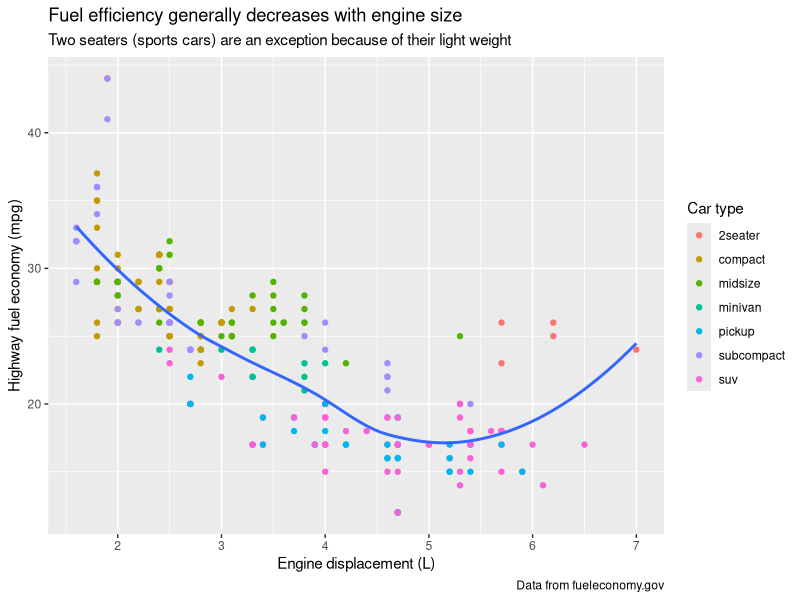
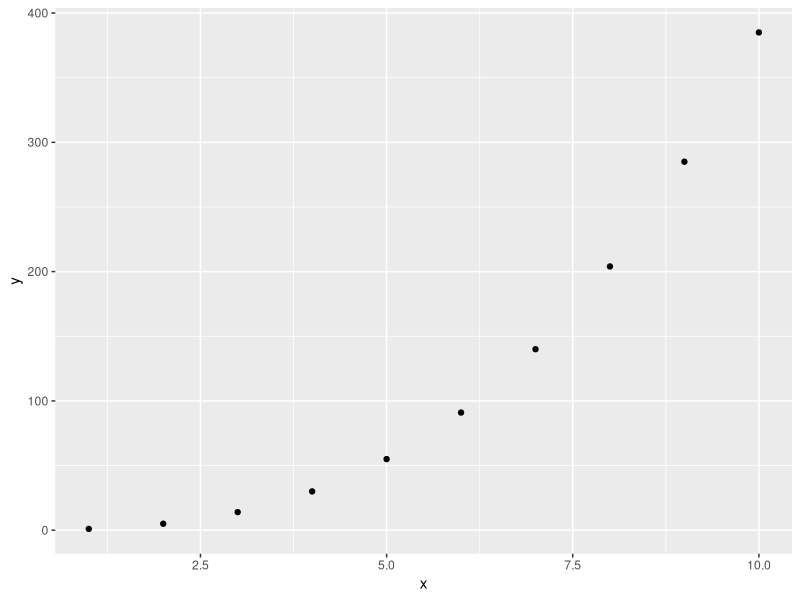
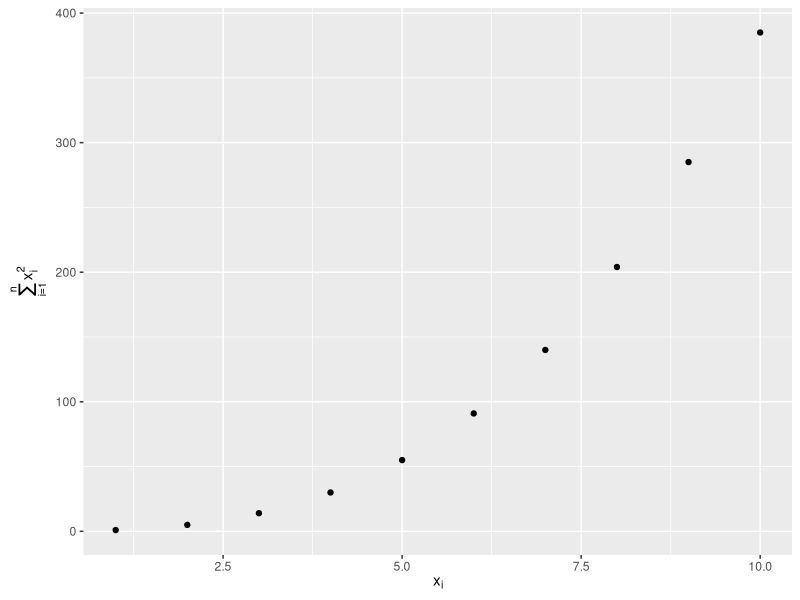
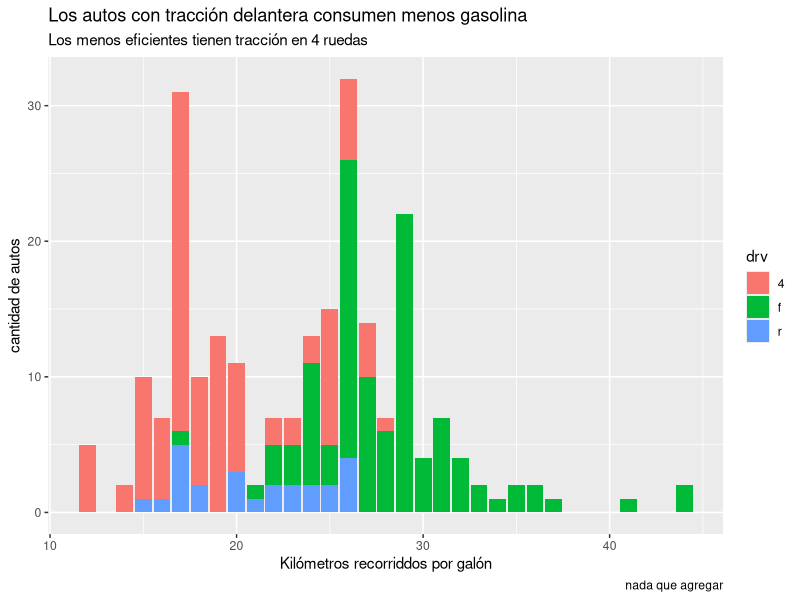
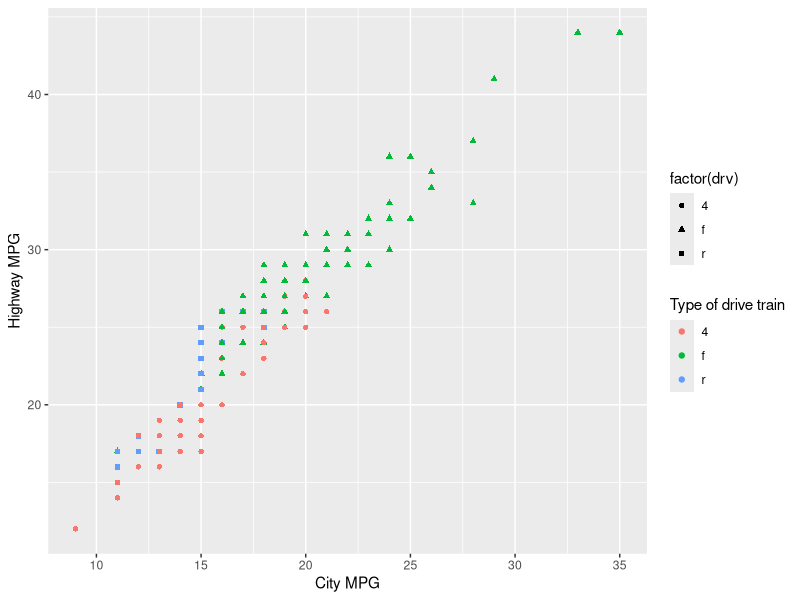

The R source for these figures, in order: (Note: this script raises an error after producing the figures.)
#####################################
###                               ###
###         Capítulo 11           ###
###        Comunicación           ###
###                               ###
#####################################

library(tidyverse)
library(scales)
library(ggrepel)
library(patchwork)

ggplot(mpg, aes(x = displ, y = hwy)) +
  geom_point(aes(color = class)) +
  geom_smooth(se = FALSE) +
  labs(
    x = "Engine displacement (L)",
    y = "Highway fuel economy (mpg)",
    color = "Car type",
    title = "Fuel efficiency generally decreases with engine size",
    subtitle = "Two seaters (sports cars) are an exception because of their light weight",
    caption = "Data from fueleconomy.gov"
  )

df <- tibble(
  x = 1:10,
  y = cumsum(x^2)
)
ggplot(df, aes(x, y)) +
  geom_point()
# Cambiar las cadenas de texto a ecuaciones matemáticas con la función
# quote()
ggplot(df, aes(x, y)) +
  geom_point() +
  labs(
    x = quote(x[i]),
    y = quote(sum(x[i] ^ 2, i == 1, n))
  )

########################
###
### 11.2.1 Ejercicios
###
########################

# 1. Create one plot on the fuel economy data with customized title, 
# subtitle, caption, x, y, and color labels.

ggplot(mpg, aes(x = hwy, fill = drv)) +
  geom_bar() +
  labs(
    title = "Los autos con tracción delantera consumen menos gasolina",
    subtitle = "Los menos eficientes tienen tracción en 4 ruedas",
    x = "Kilómetros recorriddos por galón",
    y = "cantidad de autos",
    color = "tipo de tracción",
    caption = "nada que agregar"
  )

# 2. Recree el siguiente gráfico con los datos de consumo de 
# combustible. Tenga en cuenta que tanto el color como la forma de 
# los puntos varían según el tipo de transmisión.
ggplot(mpg, aes(x = cty, y = hwy, shape = factor(drv))) +
  geom_point(aes(color = drv)) +
  labs(
    x = "City MPG",
    y = "Highway MPG",
    color = "Type of drive train"
  )

# 3. Tome un gráfico exploratorio que haya creado en el último mes 
# y agréguele títulos informativos para que sea más fácil de 
# entender para otros.
ggplot(smaller, aes(x = carat, y = price)) +
  geom_boxplot(aes(group = cut_width(carat, 0.1))) +
  labs(
    title = "Los diamantes de mayor peso cuestan más",
    subtitle = "Aunque hay variaciones",
    x = "peso",
    y = " precio"
  )

# Crea una tabla con los mayores motores en cada tipo de tracción
label_info <- mpg |>
  group_by(drv) |> # se agrupa por tracción (drv)
  arrange(desc(displ)) |> # Esto ordena en descendente
  slice_head(n = 1) |> # se escoge sólo uno (el mayor)
  mutate(
    drive_type = case_when( # se crea una nueva variable drive_type
      drv == "f" ~ "front-wheel drive",
      drv == "r" ~ "rear-wheel drive",
      drv == "4" ~ "4-wheel drive"
    )
  ) |>
  select(displ, hwy, drv, drive_type) # son las variables que se muestran

label_info # Produce:
# A tibble: 3 × 4
# Groups:   drv [3]
#  displ   hwy drv   drive_type       
#  <dbl> <int> <chr> <chr>            
#1   6.5    17 4     4-wheel drive    
#2   5.3    25 f     front-wheel drive
#3   7      24 r     rear-wheel drive 

# Se crea un diagrama de dispersión con las leyendas drive_type
ggplot(mpg, aes(x = displ, y = hwy, color = drv)) +
  geom_point(alpha = 0.3) + # con transparencia
  geom_smooth(se = FALSE) + # sin error standar 
  geom_text(
    data = label_info, # Aquí va la nueva tabla
    aes(x = displ, y = hwy, label = drive_type),
    fontface = "bold", size = 5, hjust = "right", vjust = "bottom"
  ) +
  theme(legend.position = "none") # desactiva todas las leyendas

# geom_label_repel() ajusta automaticamente las etiquetas para que 
# no se superpongan 
ggplot(mpg, aes(x = displ, y = hwy, color = drv)) +
  geom_point(alpha = 0.3) +
  geom_smooth(se = FALSE) +
  ggrepel::geom_label_repel(
    data = label_info, 
    aes(x = displ, y = hwy, label = drive_type),
    fontface = "bold", size = 5, nudge_y = 2
  ) +
  theme(legend.position = "none")

# Selecciono los valores atípicos potenciales que recorren más de 40 
# o más de 20 siempre que el motor sea mayor a 5.0
potential_outliers <- mpg |>
  filter(hwy > 40 | (hwy > 20 & displ > 5))
potential_outliers # produce:
# A tibble: 9 × 11
#  manufacturer model      displ  year   cyl trans drv     cty   hwy fl   
#  <chr>        <chr>      <dbl> <int> <int> <chr> <chr> <int> <int> <chr>
#1 chevrolet    corvette     5.7  1999     8 manu… r        16    26 p    
#2 chevrolet    corvette     5.7  1999     8 auto… r        15    23 p    
#3 chevrolet    corvette     6.2  2008     8 manu… r        16    26 p    
#4 chevrolet    corvette     6.2  2008     8 auto… r        15    25 p 

# Muestra un diagrama de dispersión con los textos de los modelos
# con potenciales valores atípicos para hwy y disp
ggplot(mpg, aes(x = displ, y = hwy)) +
  geom_point() +
  # geom_text_repel usa dos parámetros: data que son los valores de la
  # base de datos a los que se aplicará un texto; y la estética que
  # indica cual texto se podrá en los valores de la base de datos
  ggrepel::geom_text_repel(data = potential_outliers, aes(label = model)) +
  # Crea un círculo rojo en los potenciales valores atípicos
  geom_point(data = potential_outliers, color = "red") +
  geom_point(
    data = potential_outliers,
    # Crea un círculo rojo dentro de los círculos rojos
    color = "red", size = 3, shape = "circle open"
  )

# Se crea un texto y se usa str_wrap para poner un salto de línea
# al llegar al caracter 30
trend_text <- "Larger engine sizes tend to have lower fuel economy." |>
  str_wrap(width = 30)
trend_text # Produce:
"Larger engine sizes tend to\nhave lower fuel economy."
# Crea un diagrama de dispersión que muestra que los carros con 
# grandes motores consumen más gasolina pues recorren menos kms por
# galón. En este gráfico se crean anotaciones con la función annotate
ggplot(mpg, aes(x = displ, y = hwy)) +
  geom_point() +
  annotate(
    geom = "label", x = 3.5, y = 38, # parece que"label" se refiere a texto
    label = trend_text, # Este es el texto que ya creé antes
    hjust = "left", color = "red"
  ) +
  annotate(
    geom = "segment", # parece que "segment" se refiere a gráficos
    x = 3, y = 35, xend = 5, yend = 25, color = "red",
    arrow = arrow(type = "closed")
  )
# Mi versión
ggplot(mpg, aes(x = displ, y = hwy)) +
  geom_point() +
  annotate(
    geom = "label", x = 4, y = 38, # parece que"label" se refiere a texto
    label = "hola mundo", # Este es el texto que ya creé antes
    hjust = "right", color = "green"
  ) +
  annotate(
    geom = "segment", # parece que "segment" se refiere a gráficos
    x = 1.75, y = 39, xend = 5, yend = 25, color = "blue",
    arrow = arrow(type = "closed")
  )

########################
###
### 11.3.1 Ejercicios
###
########################

# 1. Use geom_text() with infinite positions to place text at the four corners 
# of the plot.
ggplot(mpg, aes(cty, hwy)) +
  geom_point()
#
ggplot(mpg, aes(cty, hwy)) +
  geom_point() +
  theme_minimal() # cambia el fondo gris por blanco
# Muestra un diagrama de dispersión relacionando cty y hwy
p <- ggplot(mpg, aes(x = cty, y = hwy)) +
  geom_point(alpha = 0.6) +
  labs(title = "City vs Highway MPG") +
  theme_minimal() # Es para cambiar el fondo gris a blanco
# Añadimos textos en las 4 esquinas usando -Inf / Inf. -Inf se refiere
# a abajo y a la izquierda. Inf se refiere a arriba y a la derecha
p +
  geom_text(aes(x = -Inf, y = -Inf), label = "bottom-left", 
            hjust = -0.1, vjust = -0.1, size = 3.5) +
  geom_text(aes(x =  Inf, y = -Inf), label = "bottom-right", 
            hjust =  1.1, vjust = -0.1, size = 3.5) +
  geom_text(aes(x = -Inf, y =  Inf), label = "top-left", 
            hjust = -0.1, vjust =  1.1, size = 3.5) +
  geom_text(aes(x =  Inf, y =  Inf), label = "top-right", 
            hjust =  1.1, vjust =  1.1, size = 3.5)

# 2. Úsalo annotate()para añadir un punto geométrico en medio de 
# tu último gráfico sin tener que crear un tibble. Personaliza la 
# forma, el tamaño o el color del punto.
library(ggplot2)

ggplot(mpg, aes(x = cty, y = hwy)) +
  geom_point(alpha = 0.6) +
  annotate(
    geom = "point", # usa la geometría punto
    x = mean(mpg$cty), # calcula el promedio de la columna cty
    y = mean(mpg$hwy), # calcula el promedio de la columna hwy
    color = "red",
    shape = 8,   # forma: estrella
    size = 5     # tamaño del punto
  ) +
  theme_minimal()

# 3. ¿Cómo geom_text()interactúan las etiquetas con el facetado? 
# ¿Cómo se puede añadir una etiqueta a una sola faceta? ¿Cómo se 
# puede poner una etiqueta diferente en cada faceta? (Pista: Piensa 
# en el conjunto de datos que se está pasando a geom_text()).
# Crea 3 facetas, una para cada tipo de tracción.
p <- ggplot(mpg, aes(x = displ, y = hwy)) +
  geom_point() +
  facet_wrap(~ drv) +
  theme_minimal()
# Muestra 3 facetas
p
# # Muesta una etiqueta con el modelo de cada auto
p + geom_text(aes(label = model), size = 2, vjust = -0.5)
#
# Un tibble con una sola fila (solo facet "4")
label_data <- data.frame(
  drv = "4",
  displ = 6,
  hwy = 40,
  label = "Etiqueta solo en 4WD"
)
#label_data
# Muestra una etiqueta solo en la faceta de drv = "4"
p + 
  geom_text(data = label_data, aes(x = displ, y = hwy, label = label), 
            color = "red", size = 3)
# Entonces para poner un texto distinto en cada facet, creo un 
# pequeño dataset con una fila por cada drv. Así:
label_data2 <- data.frame(
  drv = c("f", "r", "4"),
  displ = c(2, 5, 6),
  hwy = c(40, 20, 30),
  label = c("Front", "Rear", "4WD")
)

p + 
  geom_text(data = label_data2, aes(x = displ, y = hwy, label = label), 
            color = "blue", size = 3)

# 4. ¿Qué argumentos para geom_label() controlar la apariencia del 
# cuadro de fondo?
?geom_label() # Creo que label.padding
ggplot(mpg, aes(x = displ, y = hwy)) +
  geom_point() +
  geom_label(aes(label = drv), 
             size = 3, 
             fill = "yellow", 
             color = "blue",
             label.size = 0.5, # ancho del borde
             label.r = unit(0.3, "lines"), # redondea bordes
             label.padding = unit(0.25, "lines") # espacio interior
             )

# 5. What are the four arguments to arrow()? How do they work? 
# Create a series of plots that demonstrate the most important 
# options.
?arrow()
df <- data.frame(x = 1, y = 1, xend = 5, yend = 5)
df # produce:
#  x y xend yend
#1 1 1    5    5
# Dibuja una línea diagonal con una flecha al final
ggplot(df) +
  geom_segment(aes(x = x, y = y, xend = xend, yend = yend),
               arrow = arrow()) +
  theme_minimal()
# Cambiar el ángulo de la punta
ggplot(df) +
  geom_segment(aes(x = x, y = y, xend = xend, yend = yend),
               arrow = arrow(angle = 15))
# Alarga la punta de la flecha
ggplot(df) +
  geom_segment(aes(x = x, y = y, xend = xend, yend = yend),
               arrow = arrow(length = unit(0.8, "inches")))
# Mostrar flechas en ambos extremos de la punta
ggplot(df) +
  geom_segment(aes(x = x, y = y, xend = xend, yend = yend),
               arrow = arrow(ends = "both"))
# Mostrar la punta rellena con "closed". "open" es predeterminado
# sólo para contorno
ggplot(df) +
  geom_segment(aes(x = x, y = y, xend = xend, yend = yend),
               arrow = arrow(type = "closed"))

# Relaciona el tamaño del motor con la eficiencia del combustible
ggplot(mpg, aes(x = displ, y = hwy, color = drv)) +
  geom_point()
# Cambia las escalas del eje x e y y también las etiquetas de la escala 
# de color de la derecha
ggplot(mpg, aes(x = displ, y = hwy, color = drv)) +
  geom_point() +
  scale_y_continuous(breaks = seq(15, 45, by = 5)) +# breaks anula la
  # opción predeterminada
  scale_x_continuous(breaks = seq(0, 7, by = 0.5)) +
  scale_color_discrete(labels = c("4" = "4-wheel", "f" = "front", 
                                  "r" = "rear"))

# Relaciona el precio con el corte del diamante
ggplot(diamonds, aes(x = price, y = cut)) +
  geom_boxplot(alpha = 0.05)
# Muestra signo de dolar en la escala de precios
ggplot(diamonds, aes(x = price, y = cut)) +
  geom_boxplot(alpha = 0.05) +
  scale_x_continuous(labels = scales::label_dollar()) # le pone signo
  # de dólar a las escalas de x (del precio)
# Cambia las escalas a un sólo dígito por cada mil, cambia el rango
# y los intervalos de la escala en el eje X
ggplot(diamonds, aes(x = price, y = cut)) +
  geom_boxplot(alpha = 0.05) +
  scale_x_continuous(
    labels = label_dollar(scale = 1/1000, suffix = "K"), 
    breaks = seq(1000, 19000, by = 6000)
  )

# Muestra barras de porcentajes (gracias a position = "fill") para
# cada tipo de corte de diamante
ggplot(diamonds, aes(x = cut, fill = clarity)) +
  geom_bar(position = "fill")
# Cambia las relaciones /100 a porcentajes en la escala del eje Y
ggplot(diamonds, aes(x = cut, fill = clarity)) +
  geom_bar(position = "fill") +
  scale_y_continuous(name = "Percentage", labels = label_percent())

# Muestra cuando inició el gobierno de un presidente
presidential |>
  mutate(id = 33 + row_number()) |>
  ggplot(aes(x = start, y = id)) +
  geom_point()
# Muestra cuando inició y cuando terminó el gobierno de una presidente
presidential |>
  mutate(id = 33 + row_number()) |>
  ggplot(aes(x = start, y = id)) +
  geom_point() +
  geom_segment(aes(xend = end, yend = id))
# Puedo usar breaks para mostrar con precisión donde ocurren las 
# observaciones y date_labels para dar formato al año. Esto se hace
# cuando hay pocos datos
presidential |>
  mutate(id = 33 + row_number()) |>
  ggplot(aes(x = start, y = id)) +
  geom_point() +
  geom_segment(aes(xend = end, yend = id)) +
  scale_x_date(name = NULL, breaks = presidential$start, 
               date_labels = "'%y")

# Grafico de dispersión que compara el tamaño del motor con la 
# eficiciencia del combustible y coloreada por tipo de auto
base <- ggplot(mpg, aes(x = displ, y = hwy)) +
  geom_point(aes(color = class))
base + theme(legend.position = "right") # predeterminada
base + theme(legend.position = "left")
# El tipo de auto va arriba
base + 
  theme(legend.position = "top")
# El tipo de auto va arriba  pero en tres filas
base + 
  theme(legend.position = "top") +
  guides(color = guide_legend(nrow = 3))
# El tipo de auto va abajo en 3 filas
base + 
  theme(legend.position = "bottom") +
  guides(color = guide_legend(nrow = 3))

# Mustra un diagrama de dispersión con una línea suave que relaciona
# el tamaño del motor con la eficiencia del combustible y coloreado
# por tipo de auto
ggplot(mpg, aes(x = displ, y = hwy)) +
  geom_point(aes(color = class)) +
  geom_smooth(se = FALSE)
# Poner el tió de auto abajo:
ggplot(mpg, aes(x = displ, y = hwy)) +
  geom_point(aes(color = class)) +
  geom_smooth(se = FALSE) +
  theme(legend.position = "bottom")
# Las bolitas de las leyendas del tipo de auto (que muestran 
# los colores) se harían un poco más grandes. Tal vez ayude a 
# ver los colores de los círculos
ggplot(mpg, aes(x = displ, y = hwy)) +
  geom_point(aes(color = class)) +
  geom_smooth(se = FALSE) +
  theme(legend.position = "bottom") +
  guides(color = guide_legend(nrow = 2, 
                              override.aes = list(size = 4)))
# Parece que nrow = 2 no hace nada así que mejor lo quito
ggplot(mpg, aes(x = displ, y = hwy)) +
  geom_point(aes(color = class)) +
  geom_smooth(se = FALSE) +
  theme(legend.position = "bottom") +
  guides(color = guide_legend(override.aes = list(size = 4)))

# Muestra la variación del precio por el peso del diamante
ggplot(diamonds, aes(x = carat, y = price)) +
  geom_bin2d()
ggplot(diamonds, aes(x = log10(carat), y = log10(price))) +
  geom_point(aes(color = cut))+
  geom_smooth(se = FALSE)
# Muestra la variación del precio por el peso del diamante aplicando
# una transformación logarítmica. Lo que resulta en que se puede ver
# más fácil la relación. Pero se daña las leyendas de las escalas 
# X e Y
ggplot(diamonds, aes(x = log10(carat), y = log10(price))) +
  geom_bin2d()
# Soluciono  el daño a las leyendas de las escalas , etiquetando los
# ejes en la escala original de los datos
ggplot(diamonds, aes(x = carat, y = price)) +
  geom_bin2d() + 
  scale_x_log10() + 
  scale_y_log10()

# Muestra la relación entre el tamaño del motor y la eficiencia del
# combustible. Coloreada por tipo de auto 
ggplot(mpg, aes(x = displ, y = hwy)) +
  geom_point(aes(color = drv))
# Cambio de color para daltónicos con scale_color_brewer():
ggplot(mpg, aes(x = displ, y = hwy)) +
  geom_point(aes(color = drv)) +
  scale_color_brewer(palette = "Set1")
# Cambio de color para daltónicos con scale_color_brewer(). Además
# Puedo usar shape() para darles forma, además de color, a los puntos
# que representan el tipo de auto
ggplot(mpg, aes(x = displ, y = hwy)) +
  geom_point(aes(color = drv, shape = drv)) +
  scale_color_brewer(palette = "Set1")

# Asignar manualmente los colores para ciertos valores con rgb 
# hexadecimal cy la función scale_color_manual()
View(presidential)
presidential |>
  mutate(id = 33 + row_number()) |>
  ggplot(aes(x = start, y = id, color = party)) +
  geom_point() +
  geom_segment(aes(xend = end, yend = id)) +
  scale_color_manual(values = c(Republican = "#E81B23", 
                                Democratic = "#00AEF3"))

# Relación entre tamaño del motor y eficiencia del combustible
ggplot(mpg, aes(x = displ, y = hwy)) +
  geom_point(aes(color = drv)) +
  geom_smooth()
# Filtrando la relación se obtiene un gráfico en el que se afectó
# la suavidad de la curva y las escalas de los ejes X e Y (parece que
# hay una gran banda de error estandar)
mpg |>
  filter(displ >= 5 & displ <= 6 & hwy >= 10 & hwy <= 25) |>
  ggplot(aes(x = displ, y = hwy)) +
  geom_point(aes(color = drv)) +
  geom_smooth()
# Aquí sigue afectada la suavidad de la curva
ggplot(mpg, aes(x = displ, y = hwy)) +
  geom_point(aes(color = drv)) +
  geom_smooth() +
  scale_x_continuous(limits = c(5, 6)) +
  scale_y_continuous(limits = c(10, 25))
# Para mejorar la suavidad de la curva se podrían poner los límites 
# en la función coord_cartesian()
ggplot(mpg, aes(x = displ, y = hwy)) +
  geom_point(aes(color = drv)) +
  geom_smooth() +
  coord_cartesian(xlim = c(5, 6), ylim = c(10, 25))

ggplot(mpg, aes(x = displ, y = hwy)) +
  geom_point(aes(color = drv, shape = drv))
# Creo dos nuesvas tablas con sólo los tipos de auto "suv" y "compact"
suv <- mpg |> filter(class == "suv")
compact <- mpg |> filter(class == "compact")
# Relaciono el tamaño del motor con la eficiencia de combustible
# de los suv y coloreo por tipo de tracción
ggplot(suv, aes(x = displ, y = hwy, color = drv)) +
  geom_point()
# Relaciono el tamaño del motor con la eficiencia de combustible
# de los compact y coloreo por tipo de tracción
ggplot(compact, aes(x = displ, y = hwy, color = drv)) +
  geom_point()
# Se comparten las escalas de los dos gráficos , entrenando las escalas
# con los limits de datos completos
x_scale <- scale_x_continuous(limits = range(mpg$displ))
y_scale <- scale_y_continuous(limits = range(mpg$hwy))
col_scale <- scale_color_discrete(limits = unique(mpg$drv))
# Mostrar un diagrama de flujo con las escalas entrenadas
ggplot(suv, aes(x = displ, y = hwy, color = drv)) +
  geom_point() +
  x_scale +
  y_scale +
  col_scale
# Mostrar un diagrama de flujo con las escalas entrenadas
ggplot(compact, aes(x = displ, y = hwy, color = drv)) +
  geom_point() +
  x_scale +
  y_scale +
  col_scale

########################
###
### 11.4.1 Ejercicios
###
########################

# 1. ¿Por qué el siguiente código no anula la escala predeterminada?

df <- tibble(
  x = rnorm(10000),
  y = rnorm(10000)
)

ggplot(df, aes(x, y)) +
  geom_hex() +
  scale_color_gradient(low = "white", high = "red") +
  coord_fixed()
# Porque lo correcto no es usar scale_color_gradient() sino
# scale_fill_viridis()
ggplot(df, aes(x, y)) +
  geom_hex() +
  coord_fixed() +
  #scale_color_gradient(low = "white", high = "red") +
  scale_fill_viridis_c() # c para continuos
# Para mostrar paletas agrupadas se usa _b
ggplot(df, aes(x, y)) +
  geom_hex() +
  coord_fixed() +
  #scale_color_gradient(low = "white", high = "red") +
  scale_fill_viridis_b() # b para paletas agrupadas

# 2. ¿Cuál es el primer argumento para cada escala? ¿Cómo se 
# compara con labs()...?
?scale_fill_viridis_b() # El primer argumento es name, el nombre de 
# la escala. Por defecto es waver que toma el nombre del primer
# mapeado usado por la estética (sería para los anteriores ejemplos
# X e Y)
?labs() # Se observa que tiene muchas más etiquetas de texto: title,
# subtitle, caption, tag, dictionary, alt y alt_insight y todo
# con valores por defecto waiver

# 3. Modificar la visualización de los mandatos presidenciales de la 
# siguiente manera:
#   
# - Combinando las dos variantes que personalizan los colores y 
#   los cortes del eje x.
# - Mejorar la visualización del eje y.
# - Etiquetando cada mandato con el nombre del presidente.
# - Añadiendo etiquetas informativas a los gráficos.
# - Establecer pausas cada 4 años (¡esto es más complicado de lo 
#   que parece!).
presidential |>
  mutate(id = 33 + row_number()) |>
  ggplot(aes(x = start, y = id, color = party)) +
  geom_point() +
  geom_segment(aes(xend = end, yend = id)) +
  scale_x_date(name = NULL, breaks = presidential$start, 
               date_labels = "'%y") +
  scale_color_manual(values = c(Republican = "#E81B23", 
                                Democratic = "#00AEF3")) +
  geom_text(aes(label = name), hjust = -0.1, size = 3) + 
  geom_label(aes(label = paste0(year(start), "-", year(end))),
             hjust = 1.2, size = 2.8, label.size = 0, fill = "white", 
             alpha = 0.6) +
  labs(title = "Presidentes de EEUU", x = "Años de gobierno", 
       y = "Identificación")

# 4. Primero, crea el siguiente gráfico. Luego, modifica el 
# código override.aes para que la leyenda sea más fácil de leer.
# NOTA: este ejercicio es muy importante
ggplot(diamonds, aes(x = carat, y = price)) +
  geom_point(aes(color = cut), alpha = 1/20)
?override.aes
# El problema con la primera versión del libro es que los puntos
# de colores de la leyenda casai no se ven por la transparencia alpha.
# que hereda la transparencia del gráfico. Así que una opción puede
# ser guide_legend() con override.aes
# La nueva versión sería algo así:
ggplot(diamonds, aes(x = carat, y = price)) +
  geom_point(aes(color = cut), alpha = 1/20) +
  guides(
    color = guide_legend(
      override.aes = list(alpha = 1, size = 8) # alpha = 1 significa
      # sin trasnaprencia, size es el tamaño de los círculos
    )
  )
# Lo que hace la función guide_legend() es llamar al argumento 
# override.aes que anula o reemplaza los valores de la estética
# original por unos nuevos que están en una lista
# Otro ejemplo de uso de override.aes. Esto es muy importante para
# cambiar el tamaño de los círculos de las leyendas. Lo que es muy 
# muy, muy, muy importante para poder identificar los colores de los
# círculos de las leyendas porque de manera predeterminada son 
# demasiado pequeño y se hace difícil verlos y diferenciarlos.
ggplot(mpg, aes(x = displ, y = hwy)) +
  geom_point(aes(color = class)) +
  geom_smooth(se = FALSE) +
  guides(
    color = guide_legend(
      override.aes = list(alpha = 1, size = 4)))

# De manera predeterminada el fondo de gris.
ggplot(mpg, aes(x = displ, y = hwy)) +
  geom_point(aes(color = class)) +
  geom_smooth(se = FALSE)
# Pero se puede usar theme_bw para que el fondo sea blanco
ggplot(mpg, aes(x = displ, y = hwy)) +
  geom_point(aes(color = class)) +
  geom_smooth(se = FALSE) +
  theme_bw()

# Relación de tamaño de motor con eficiencia de combustible, coloreado
# por tipo de tracción
ggplot(mpg, aes(x = displ, y = hwy, color = drv)) +
  geom_point() +
  labs(
    title = "Larger engine sizes tend to have lower fuel economy",
    caption = "Source: https://fueleconomy.gov."
  )
# El mismo gráfico anterior pero cambiado un poco con la función
# theme()
ggplot(mpg, aes(x = displ, y = hwy, color = drv)) +
  geom_point() +
  labs(
    title = "Larger engine sizes tend to have lower fuel economy",
    caption = "Source: https://fueleconomy.gov."
  ) +
  theme(
    # cambia la posición de la leyenda del tipo de tracción 
    legend.position = c(0.6, 0.7),
    # cambia la dirección de la leyenda de vertical a horizonatal
    legend.direction = "horizontal",
    # Resalta el cuadro de la leyenda del tipo de tracción con un 
    # color "black"
    legend.box.background = element_rect(color = "black"),
    # Pone en negrita el título
    plot.title = element_text(face = "bold"),
    # Le lleva al título un poco hacia la izquierda
    plot.title.position = "plot",
    # No veo que hace nada con el caption (el texto de abajo del 
    # gráfico)
    plot.caption.position = "plot",
    # Le trae a la izquierda. Tal vez a la posicición 0
    plot.caption = element_text(hjust = 0)
  )

########################
###
### 11.5.1 Ejercicios
###
########################

# 1 .Elige un tema ofrecido por el paquete ggthemes y aplícalo al 
# útltimo gráfico que hayas creado.
ggplot(diamonds, aes(x = carat, y = price)) +
  geom_point(aes(color = cut), alpha = 1/20) +
  guides(
    color = guide_legend(
      override.aes = list(alpha = 1, size = 8) # alpha = 1 significa
      # sin transprencia, size es el tamaño de los círculos
    )
  ) +
  theme_bw()
  #theme_linedraw()

# 2. Pon las etiquetas de los ejes de tu gráfico en azul y en 
# negrita.
# NOTA: este ejercicio es más o menos importante
?theme()
ggplot(diamonds, aes(x = carat, y = price)) +
  geom_point(aes(color = cut), alpha = 1/20) +
  theme(
    axis.title.x = element_text(color = "blue", face = "bold"),
    axis.title.y = element_text(color = "blue", face = "bold")
  )



# Mostrar dos gráficos juntos
library(patchwork) # Redefine el operador + para poder juntar 2
# gráficos
p1 <- ggplot(mpg, aes(x = displ, y = hwy)) + 
  geom_point() + 
  labs(title = "Plot 1")
p1
p2 <- ggplot(mpg, aes(x = drv, y = hwy)) + 
  geom_boxplot() + 
  labs(title = "Plot 2")
p2
p1 + p2
# Mostrar tres gráficos juntos
p3 <- ggplot(mpg, aes(x = cty, y = hwy)) + 
  geom_point() + 
  labs(title = "Plot 3")
(p1 | p3) / p2

# Mostrar 5 gráficos juntos:
# Mostrar una caja de relación de tipo de tracción con eficiencia de
# combustible sin leyenda
p1 <- ggplot(mpg, aes(x = drv, y = cty, color = drv)) + 
  #geom_boxplot(show.legend = FALSE) +
  geom_boxplot() +
  labs(title = "Plot 1")
# Mostrar una caja de relación de tipo de tracción con eficiencia de
# combustible sin leyenda
p2 <- ggplot(mpg, aes(x = drv, y = hwy, color = drv)) + 
  geom_boxplot(show.legend = FALSE) + 
  labs(title = "Plot 2")
# Gráfico de densidades (frecuencias relativas) de eficiencia de
# combustible por tipo de tracción
p3 <- ggplot(mpg, aes(x = cty, color = drv, fill = drv)) + 
  geom_density(alpha = 0.5) + 
  labs(title = "Plot 3")
# Gráfico de densidades (frecuencias relativas) de eficiencia de
# combustible por tipo de tracción
p4 <- ggplot(mpg, aes(x = hwy, color = drv, fill = drv)) + 
  geom_density(alpha = 0.5) + 
  labs(title = "Plot 4")
# Diagrama de dispersión facetado en 3 facetas que relacionan
# la eficiencia de combustible en ciudad y en autopista
p5 <- ggplot(mpg, aes(x = cty, y = hwy, color = drv)) + 
  geom_point(show.legend = FALSE) + 
  facet_wrap(~drv) +
  labs(title = "Plot 5")
# Juntar los 5 gráficos
(guide_area() / (p1 + p2) / (p3 + p4) / p5) +
  plot_annotation(
    title = "City and highway mileage for cars with different drive trains",
    caption = "Source: https://fueleconomy.gov."
  ) +
  plot_layout(
    guides = "collect",
    heights = c(1, 3, 2, 4)
  ) &
  theme(legend.position = "top")
# NOTA : Esto es muy imortante porque juntar los gráficos así es
# muy explicativo. Sin embargo no entiendo qué hace la función 
# plot_layout(). Parece que sin ella el gráfico funciona bien. 

########################
###
### 11.6.1 Ejercicios
###
########################

# 1. ¿Qué ocurre si se omiten los paréntesis en el siguiente 
# diseño de gráfico? ¿Podrías explicar por qué sucede esto?

p1 <- ggplot(mpg, aes(x = displ, y = hwy)) + 
  geom_point() + 
  labs(title = "Plot 1")
p2 <- ggplot(mpg, aes(x = drv, y = hwy)) + 
  geom_boxplot() + 
  labs(title = "Plot 2")
p3 <- ggplot(mpg, aes(x = cty, y = hwy)) + 
  geom_point() + 
  labs(title = "Plot 3")
#(p1 | p2) / p3
p1 | p2 / p3
# Parece que los operadores en este contexto tienen reglas de 
# precedencia.(p1 | p2) / p3 junta p1 y p2 en la horizontal y p3 va
# abajo de los p1 y p2. En el caso de p1 | p2 / p3 : p2 y p3 se
# juntan en la vertical y alado y a la izquierda va p1 (junto a p2 
# y p3)

# Utilizando los tres gráficos del ejercicio anterior, recree el 
# siguiente mosaico.
p1 / (p2 | p3)

